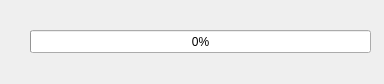
<?xml version="1.0" encoding="UTF-8"?>
<ui version="4.0">
 <class>ProgressDialog</class>
 <widget class="QDialog" name="ProgressDialog">
  <property name="geometry">
   <rect>
    <x>0</x>
    <y>0</y>
    <width>384</width>
    <height>84</height>
   </rect>
  </property>
  <property name="windowTitle">
   <string/>
  </property>
  <property name="locale">
   <locale language="English" country="UnitedStates"/>
  </property>
  <widget class="QProgressBar" name="progressBar">
   <property name="geometry">
    <rect>
     <x>30</x>
     <y>30</y>
     <width>341</width>
     <height>23</height>
    </rect>
   </property>
   <property name="value">
    <number>0</number>
   </property>
  </widget>
 </widget>
 <resources/>
 <connections/>
</ui>
